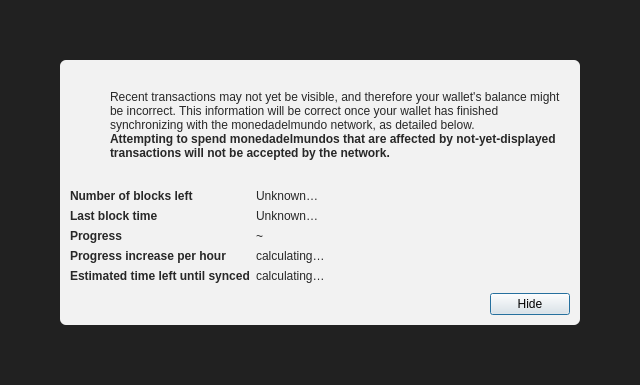
<?xml version="1.0" encoding="UTF-8"?>
<ui version="4.0">
 <class>ModalOverlay</class>
 <widget class="QWidget" name="ModalOverlay">
  <property name="geometry">
   <rect>
    <x>0</x>
    <y>0</y>
    <width>640</width>
    <height>385</height>
   </rect>
  </property>
  <property name="windowTitle">
   <string>Form</string>
  </property>
  <layout class="QVBoxLayout" name="verticalLayout" stretch="0">
   <property name="sizeConstraint">
    <enum>QLayout::SetDefaultConstraint</enum>
   </property>
   <property name="leftMargin">
    <number>0</number>
   </property>
   <property name="topMargin">
    <number>0</number>
   </property>
   <property name="rightMargin">
    <number>0</number>
   </property>
   <property name="bottomMargin">
    <number>0</number>
   </property>
   <item>
    <widget class="QWidget" name="bgWidget" native="true">
     <property name="styleSheet">
      <string notr="true">#bgWidget { background: rgba(0,0,0,220); }</string>
     </property>
     <layout class="QVBoxLayout" name="verticalLayoutMain" stretch="1">
      <property name="leftMargin">
       <number>60</number>
      </property>
      <property name="topMargin">
       <number>60</number>
      </property>
      <property name="rightMargin">
       <number>60</number>
      </property>
      <property name="bottomMargin">
       <number>60</number>
      </property>
      <item>
       <widget class="QWidget" name="contentWidget" native="true">
        <property name="styleSheet">
         <string notr="true">#contentWidget { background: rgba(255,255,255,240); border-radius: 6px; }

QLabel { color: rgb(40,40,40);  }</string>
        </property>
        <layout class="QVBoxLayout" name="verticalLayoutSub" stretch="1,0,0,0">
         <property name="spacing">
          <number>0</number>
         </property>
         <property name="leftMargin">
          <number>10</number>
         </property>
         <property name="topMargin">
          <number>10</number>
         </property>
         <property name="rightMargin">
          <number>10</number>
         </property>
         <property name="bottomMargin">
          <number>10</number>
         </property>
         <item>
          <layout class="QHBoxLayout" name="horizontalLayoutIconText" stretch="0,1">
           <property name="topMargin">
            <number>20</number>
           </property>
           <item>
            <layout class="QVBoxLayout" name="verticalLayoutIcon">
             <property name="leftMargin">
              <number>0</number>
             </property>
             <item>
              <widget class="QPushButton" name="warningIcon">
               <property name="enabled">
                <bool>false</bool>
               </property>
               <property name="text">
                <string/>
               </property>
               <property name="icon">
                <iconset>
                 <normaloff>:/icons/warning</normaloff>
                 <disabledoff>:/icons/warning</disabledoff>:/icons/warning</iconset>
               </property>
               <property name="iconSize">
                <size>
                 <width>48</width>
                 <height>48</height>
                </size>
               </property>
               <property name="flat">
                <bool>true</bool>
               </property>
              </widget>
             </item>
             <item>
              <spacer name="verticalSpacerWarningIcon">
               <property name="orientation">
                <enum>Qt::Vertical</enum>
               </property>
               <property name="sizeHint" stdset="0">
                <size>
                 <width>20</width>
                 <height>40</height>
                </size>
               </property>
              </spacer>
             </item>
            </layout>
           </item>
           <item>
            <layout class="QVBoxLayout" name="verticalLayoutInfoText">
             <property name="leftMargin">
              <number>0</number>
             </property>
             <property name="topMargin">
              <number>0</number>
             </property>
             <item>
              <widget class="QLabel" name="infoText">
               <property name="text">
                <string>Recent transactions may not yet be visible, and therefore your wallet's balance might be incorrect. This information will be correct once your wallet has finished synchronizing with the monedadelmundo network, as detailed below.</string>
               </property>
               <property name="textFormat">
                <enum>Qt::RichText</enum>
               </property>
               <property name="wordWrap">
                <bool>true</bool>
               </property>
              </widget>
             </item>
             <item>
              <widget class="QLabel" name="infoTextStrong">
               <property name="font">
                <font>
                 <weight>75</weight>
                 <bold>true</bold>
                </font>
               </property>
               <property name="text">
                <string>Attempting to spend monedadelmundos that are affected by not-yet-displayed transactions will not be accepted by the network.</string>
               </property>
               <property name="textFormat">
                <enum>Qt::RichText</enum>
               </property>
               <property name="wordWrap">
                <bool>true</bool>
               </property>
              </widget>
             </item>
             <item>
              <spacer name="verticalSpacerInTextSpace">
               <property name="orientation">
                <enum>Qt::Vertical</enum>
               </property>
               <property name="sizeHint" stdset="0">
                <size>
                 <width>20</width>
                 <height>40</height>
                </size>
               </property>
              </spacer>
             </item>
            </layout>
           </item>
          </layout>
         </item>
         <item>
          <spacer name="verticalSpacerAfterText">
           <property name="orientation">
            <enum>Qt::Vertical</enum>
           </property>
           <property name="sizeHint" stdset="0">
            <size>
             <width>20</width>
             <height>40</height>
            </size>
           </property>
          </spacer>
         </item>
         <item>
          <layout class="QFormLayout" name="formLayout">
           <property name="fieldGrowthPolicy">
            <enum>QFormLayout::FieldsStayAtSizeHint</enum>
           </property>
           <property name="horizontalSpacing">
            <number>6</number>
           </property>
           <property name="verticalSpacing">
            <number>6</number>
           </property>
           <property name="topMargin">
            <number>10</number>
           </property>
           <item row="0" column="0">
            <widget class="QLabel" name="labelNumberOfBlocksLeft">
             <property name="font">
              <font>
               <weight>75</weight>
               <bold>true</bold>
              </font>
             </property>
             <property name="text">
              <string>Number of blocks left</string>
             </property>
            </widget>
           </item>
           <item row="0" column="1">
            <widget class="QLabel" name="numberOfBlocksLeft">
             <property name="text">
              <string>Unknown…</string>
             </property>
            </widget>
           </item>
           <item row="1" column="0">
            <widget class="QLabel" name="labelLastBlockTime">
             <property name="font">
              <font>
               <weight>75</weight>
               <bold>true</bold>
              </font>
             </property>
             <property name="text">
              <string>Last block time</string>
             </property>
            </widget>
           </item>
           <item row="1" column="1">
            <widget class="QLabel" name="newestBlockDate">
             <property name="sizePolicy">
              <sizepolicy hsizetype="Maximum" vsizetype="Preferred">
               <horstretch>0</horstretch>
               <verstretch>0</verstretch>
              </sizepolicy>
             </property>
             <property name="text">
              <string>Unknown…</string>
             </property>
            </widget>
           </item>
           <item row="2" column="0">
            <widget class="QLabel" name="labelSyncDone">
             <property name="font">
              <font>
               <weight>75</weight>
               <bold>true</bold>
              </font>
             </property>
             <property name="text">
              <string>Progress</string>
             </property>
            </widget>
           </item>
           <item row="2" column="1">
            <layout class="QHBoxLayout" name="horizontalLayoutSync" stretch="0,1">
             <item>
              <widget class="QLabel" name="percentageProgress">
               <property name="text">
                <string notr="true">~</string>
               </property>
              </widget>
             </item>
            </layout>
           </item>
           <item row="4" column="0">
            <widget class="QLabel" name="labelProgressIncrease">
             <property name="font">
              <font>
               <weight>75</weight>
               <bold>true</bold>
              </font>
             </property>
             <property name="text">
              <string>Progress increase per hour</string>
             </property>
            </widget>
           </item>
           <item row="4" column="1">
            <widget class="QLabel" name="progressIncreasePerH">
             <property name="text">
              <string>calculating…</string>
             </property>
            </widget>
           </item>
           <item row="5" column="0">
            <widget class="QLabel" name="labelEstimatedTimeLeft">
             <property name="font">
              <font>
               <weight>75</weight>
               <bold>true</bold>
              </font>
             </property>
             <property name="text">
              <string>Estimated time left until synced</string>
             </property>
            </widget>
           </item>
           <item row="5" column="1">
            <widget class="QLabel" name="expectedTimeLeft">
             <property name="text">
              <string>calculating…</string>
             </property>
            </widget>
           </item>
          </layout>
         </item>
         <item>
          <layout class="QHBoxLayout" name="horizontalLayoutButtons">
           <property name="leftMargin">
            <number>10</number>
           </property>
           <property name="topMargin">
            <number>10</number>
           </property>
           <item>
            <spacer name="horizontalSpacer">
             <property name="orientation">
              <enum>Qt::Horizontal</enum>
             </property>
             <property name="sizeHint" stdset="0">
              <size>
               <width>40</width>
               <height>20</height>
              </size>
             </property>
            </spacer>
           </item>
           <item>
            <widget class="QPushButton" name="closeButton">
             <property name="text">
              <string>Hide</string>
             </property>
             <property name="shortcut">
              <string>Esc</string>
             </property>
             <property name="focusPolicy">
              <enum>Qt::StrongFocus</enum>
             </property>
             <property name="default">
              <bool>true</bool>
             </property>
            </widget>
           </item>
          </layout>
         </item>
        </layout>
       </widget>
      </item>
     </layout>
    </widget>
   </item>
  </layout>
 </widget>
 <resources/>
 <connections/>
</ui>
